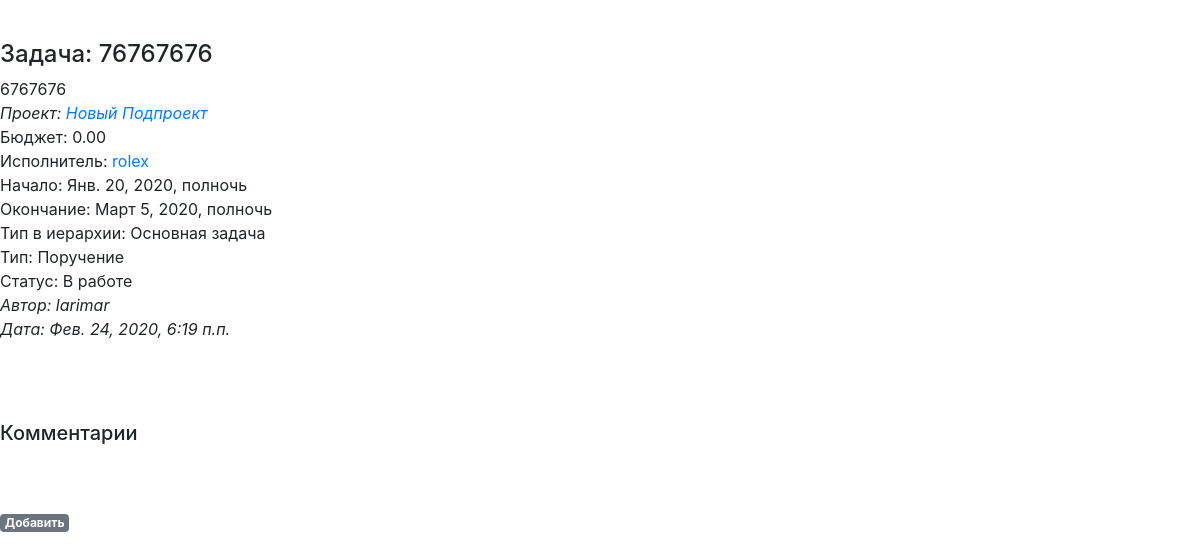
Page /projects/prj/tasks_list/1 on the committed database.
### projects/models.py (models this page shows, shortened)
class Task(MPTTModel):
    name = models.CharField("Наименование", max_length=128)
    description = RichTextUploadingField("Описание")
    datebegin = models.DateTimeField("Начало")
    dateend = models.DateTimeField("Окончание")
    project = models.ForeignKey('Project', on_delete=models.CASCADE, related_name='resultproject', verbose_name="Проект")
    parent = TreeForeignKey('self', null=True, blank=True, limit_choices_to={'is_active':True}, on_delete=models.CASCADE, related_name='task_children', verbose_name="Задача верхнего уровня")
    assigner = models.ForeignKey('auth.User', on_delete=models.CASCADE, related_name='task_assigner', verbose_name="Исполнитель")
    cost = models.DecimalField("Стоимость", max_digits=12, decimal_places=2)
    structure_type = models.ForeignKey('Dict_TaskStructureType', limit_choices_to={'is_active':True}, on_delete=models.CASCADE, related_name='task_structure_type', verbose_name="Тип задачи в иерархии")
    type = models.ForeignKey('Dict_TaskType', limit_choices_to={'is_active':True}, on_delete=models.CASCADE, related_name='project_type', verbose_name="Тип")
    status = models.ForeignKey('Dict_TaskStatus', limit_choices_to={'is_active':True}, on_delete=models.CASCADE, related_name='project_status', verbose_name="Статус")
    datecreate = models.DateTimeField("Создана", auto_now_add=True)
    dateclose = models.DateTimeField("Дата закрытия", auto_now_add=False, blank=True, null=True)
    author = models.ForeignKey('auth.User', on_delete=models.CASCADE, related_name='resultuser', verbose_name="Автор")
    is_active = models.BooleanField("Активность", default=True)
    class MPTTMeta:
        order_insertion_by = ['name']
    class Meta:
        verbose_name = 'Задача'
        verbose_name_plural = 'Задачи'

class Project(MPTTModel):
    name = models.CharField("Наименование", max_length=64)
    description = RichTextUploadingField("Описание")
    datebegin = models.DateField("Начало")
    dateend = models.DateField("Окончание")
    company = models.ForeignKey('companies.Company', on_delete=models.CASCADE, related_name='resultcompany', verbose_name="Компания")
    parent = TreeForeignKey('self', null=True, blank=True, limit_choices_to={'is_active':True}, on_delete=models.CASCADE, related_name='project_children', verbose_name="Проект верхнего уровня")
    assigner = models.ForeignKey('auth.User', on_delete=models.CASCADE, related_name='project_assigner', verbose_name="Исполнитель")
    cost = models.DecimalField("Стоимость", max_digits=12, decimal_places=2)
    structure_type = models.ForeignKey('Dict_ProjectStructureType', limit_choices_to={'is_active':True}, on_delete=models.CASCADE, related_name='project_structure_type', verbose_name="Тип проекта в иерархии")
    type = models.ForeignKey('Dict_ProjectType', limit_choices_to={'is_active':True}, on_delete=models.CASCADE, related_name='project_type', verbose_name="Тип")
    status = models.ForeignKey('Dict_ProjectStatus', limit_choices_to={'is_active':True}, on_delete=models.CASCADE, related_name='project_status', verbose_name="Статус")
    datecreate = models.DateTimeField("Создан", auto_now_add=True)
    dateclose = models.DateTimeField("Дата закрытия", auto_now_add=False, blank=True, null=True)
    author = models.ForeignKey('auth.User', on_delete=models.CASCADE, related_name='project_author', verbose_name="Автор")
    members = models.ManyToManyField('auth.User', related_name='project_members', verbose_name="Участники")
    is_active = models.BooleanField("Активность", default=True)
    class MPTTMeta:
        order_insertion_by = ['name']
    class Meta:
        verbose_name = 'Проект'
        verbose_name_plural = 'Проекты'

class Dict_TaskStructureType(models.Model):
    name = models.CharField("Наименование", max_length=64)
    sort = models.PositiveSmallIntegerField(default=1, blank=True, null=True)
    name_lang = models.CharField("Перевод", max_length=64, blank=True, null=True)
    is_active = models.BooleanField("Активность", default=True)
    class Meta:
        ordering = ('sort',)
        verbose_name = 'Тип задачи в иерархии'
        verbose_name_plural = 'Типы задач в иерархии'
    def __str__(self):
        return (self.name)

class Dict_TaskType(models.Model):
    name = models.CharField("Наименование", max_length=64)
    sort = models.PositiveSmallIntegerField(default=1, blank=True, null=True)
    name_lang = models.CharField("Перевод", max_length=64, blank=True, null=True)
    is_active = models.BooleanField("Активность", default=True)
    class Meta:
        ordering = ('sort',)
        verbose_name = 'Тип задачи'
        verbose_name_plural = 'Типы задач'
    def __str__(self):
        return (self.name)

class Dict_TaskStatus(models.Model):
    name = models.CharField("Наименование", max_length=64)
    sort = models.PositiveSmallIntegerField(default=1, blank=True, null=True)
    name_lang = models.CharField("Перевод", max_length=64, blank=True, null=True)
    is_close = models.BooleanField("Закрывает задачу", default=False)
    is_active = models.BooleanField("Активность", default=True)
    class Meta:
        ordering = ('sort',)
        verbose_name = 'Статус задачи'
        verbose_name_plural = 'Статусы задач'
    def __str__(self):
        return (self.name)

### projects/views.py (the view)
# urls.py: path('tasks_list/<int:pk>', views.TaskDetail.as_view(), name = 'task_detail'),
class TaskDetail(DetailView):
   model = Task
   template_name = 'task_detail.html'
   def get_context_data(self, **kwargs):
       context = super(TaskDetail, self).get_context_data(**kwargs)
       button_task_create = ''
       button_task_update = ''
       button_taskcomment_create = ''
       button_task_create = 'Добавить'
       button_task_update = 'Изменить'
       button_taskcomment_create = 'Добавить'
       context['button_task_create'] = button_task_create
       context['button_task_update'] = button_task_update
       context['button_taskcomment_create'] = button_taskcomment_create
       return context

### projects/models.py (called while the page is built)
    def __str__(self):
        return (self.name)

    def __str__(self):
        return (self.name)

    def __str__(self):
        return (self.name)

### templates/task_detail.html (shortened to what this page needs)
{% extends 'base.html' %}
{% block task %}
   <div class="task-entry">
      <p><h4>Задача: {{ task.name }}
        </h4></p>
      <p>{% autoescape off %}{{ task.description }}{% endautoescape %}</p>
      <i><p>Проект: <a href="{% url 'my_project:tasks' task.project.pk 0 %}">{{ task.project.name }}</a></p></i>
      <p>Бюджет: {{ task.cost }}</p>
      <p>Исполнитель: <span class="hint hint--bottom hint--info" data-hint="Профиль исполнителя"><a href="{% url 'my_account:userprofile_detail' task.assigner.pk %}">{{ task.assigner }}</a></span></p>
      <p>Начало: {{ task.datebegin }}</p>
      <p>Окончание: {{ task.dateend }}</p>
      <p>Тип в иерархии: {{ task.structure_type }}</p>
      <p>Тип: {{ task.type }}</p>
      <p>Статус: {{ task.status }}</p>
      <em>Автор: {{ task.author }}</em><br />
      <em>Дата: {{ task.datecreate }}</em>
      <p>&nbsp;</p>
   </div>
{% endblock task %}
{% block list %}
   <div class="comment-entry">
        <p>&nbsp;</p>
        <h5>Комментарии</h5>
        <p>&nbsp;</p>
   </div>
   <div class="comment-entry"></div><a href="{% url 'my_project:taskcomment_create' task.pk %}" class="top-menu"><span class="badge badge-secondary">{{ button_taskcomment_create }}</span></a></div>
   <p>&nbsp;</p>
{% endblock list %}

### static/css/base.css (style rules this page uses)
body { font-family: 'Source Sans Pro', sans-serif; font-size: 18px; }
.task-entry { margin-bottom: 2rem; }
.task-entry p { margin: 0; font-weight: 400; }
.comment-entry { margin-bottom: 2rem; }
.comment-entry p { margin: 0; font-weight: 400; }
* { box-sizing: border-box; }

### static/css/hint.css (style rules this page uses)
[class*="hint--"] { position: relative; display: inline-block; }
[class*="hint--"]:before, [class*="hint--"]:after { position: absolute; -webkit-transform: translate3d(0, 0, 0); -moz-transform: translate3d(0, 0, 0); transform: translate3d(0, 0, 0); visibility: hidden; opacity: 0; z-index: 1000000; pointer-events: none; -webkit-transition: 0.3s ease; -moz-transition: 0.3s ease; transition: 0.3s ease; -webkit-transition-delay: 0ms; -moz-transition-delay: 0ms; transition-delay: 0ms; }
[class*="hint--"]:before { content: ''; position: absolute; background: transparent; border: 6px solid transparent; z-index: 1000001; }
[class*="hint--"]:after { background: #383838; color: white; padding: 8px 10px; font-size: 12px; font-family: "Helvetica Neue", Helvetica, Arial, sans-serif; line-height: 12px; white-space: nowrap; }
[class*="hint--"][data-hint]:after { content: attr(data-hint); }
.hint--bottom:before { border-bottom-color: #383838; }
.hint--bottom:before { margin-top: -11px; }
.hint--bottom:before, .hint--bottom:after { top: 100%; left: 50%; }
.hint--bottom:before { left: calc(50% - 6px); }
.hint--bottom:after { -webkit-transform: translateX(-50%); -moz-transform: translateX(-50%); transform: translateX(-50%); }
[class*="hint--"]:after { text-shadow: 0 -1px 0px black; box-shadow: 4px 4px 8px rgba(0, 0, 0, 0.3); }
.hint--info:after { background-color: #3986ac; text-shadow: 0 -1px 0px #1a3c4d; }
.hint--info.hint--bottom:before { border-bottom-color: #3986ac; }

### rows in the picture
Task: name "76767676", description "6767676", project.name "Новый Подпроект", cost "0.00", assigner "rolex", datebegin "Янв. 20, 2020, полночь", dateend "Март 5, 2020, полночь", structure_type "Основная задача", type "Поручение", status "В работе", author "larimar", datecreate "Фев. 24, 2020, 6:19 п.п."

### other values in the picture
{{ button_taskcomment_create }} "Добавить"
